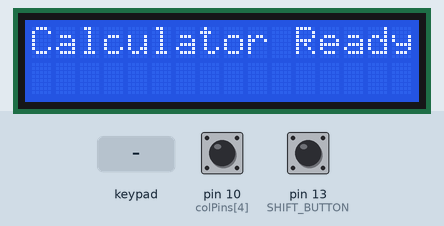
Bench run of a sketch on a simulated Arduino Uno, built with avr-gcc and run on an emulated ATmega328P. Shown: 16×2 character LCD. Wiring (inferred from the names in the program): 4×4 keypad with keys 1 2 3 A 4 5 6 B 7 8 9 C * 0 # D (labels assumed): rows pin 2, pin 3, pin 4, pin 5; columns pin 6, pin 7, pin 8, pin 9. The inputs (shaded band) are chosen by the test bench; at power-on: pin 13 (SHIFT_BUTTON) HIGH, pin 10 (colPins[4]) HIGH.

Above: at 1.2 s.
1.3 s: keypad keys 2 3 4 5 A pressed 0.4 s apart
At 4.4 s:
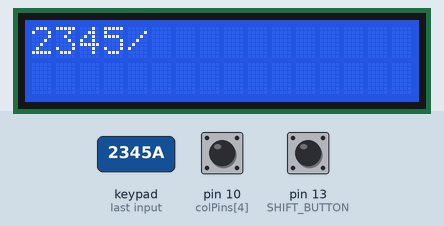
4.8 s: pin 13 (SHIFT_BUTTON) pulled LOW for 0.15 s
At 4.87 s:
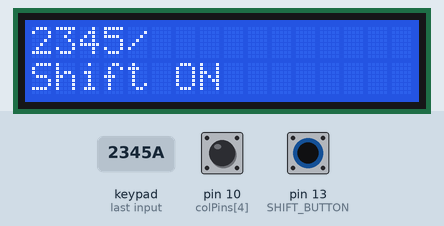
6.4 s: key 'A' pressed
At 7.8 s:
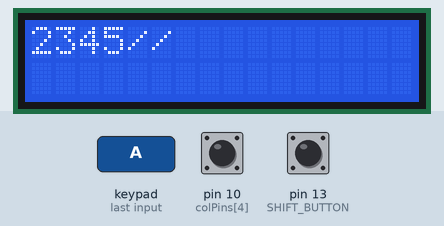
8.1 s: key 'B' pressed
At 9.2 s:
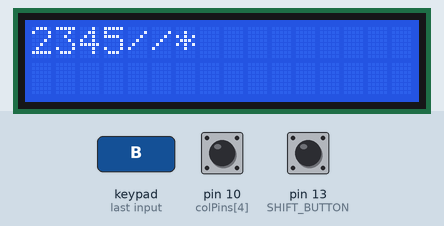
9.8 s: keypad keys 2 3 4 5 # pressed 0.4 s apart
At 12.5 s:
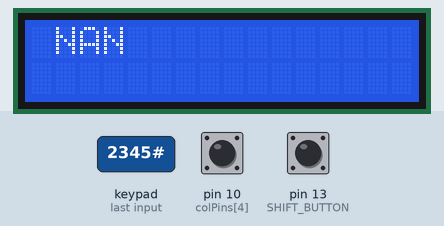
13.3 s: pin 13 (SHIFT_BUTTON) pulled LOW for 1 s
At 14.1 s:
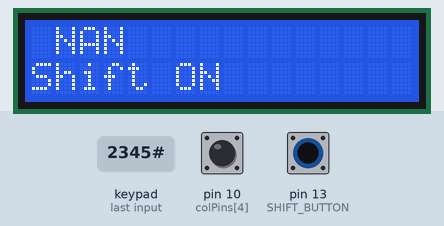
Timing chart, 0 to 16.3 s (numbered marks = the images above; inputs shaded):
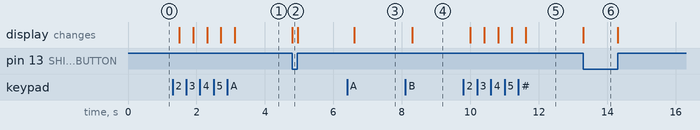

The sketch:

WorkingCalculatorBOdmas.ino
```cpp
#include <LiquidCrystal.h>
#include <math.h>

// LCD setup (RS, E, D4, D5, D6, D7)
LiquidCrystal lcd(A0, A1, A2, A3, A4, A5);

// Button matrix setup
#define ROWS 4
#define COLS 5
#define SHIFT_BUTTON 13  // Shift button

// Row and Column Pins
int rowPins[ROWS] = {2, 3, 4, 5};
int colPins[COLS] = {6, 7, 8, 9, 10};

// Normal and Shift Key Mappings
char normalKeys[ROWS][COLS] = {
    {'1', '2', '3', '/', 'C'},
    {'4', '5', '6', '*', 'D'},
    {'7', '8', '9', '-', '('},
    {'.', '0', '=', '+', ')'}
};

char shiftKeys[ROWS][COLS] = {
    {'s', 'c', 't', '^', 'R'},
    {'(', ')', 'π', '!', 'E'},
    {'%', 'l', 'L', 'e', 'D'},
    {'A', 'B', 'C', 'D', 'M'}
};

// Input buffer
String input = "";

// Stack Implementation
#define MAX_STACK 20
double valueStack[MAX_STACK];
char operatorStack[MAX_STACK];
int valueTop = -1, operatorTop = -1;

// Stack functions
void pushValue(double val) { if (valueTop < MAX_STACK - 1) valueStack[++valueTop] = val; }
double popValue() { return (valueTop >= 0) ? valueStack[valueTop--] : 0; }

void pushOperator(char op) { if (operatorTop < MAX_STACK - 1) operatorStack[++operatorTop] = op; }
char popOperator() { return (operatorTop >= 0) ? operatorStack[operatorTop--] : '\0'; }

// Function to apply an operation
double applyOperator(double a, double b, char op) {
    switch (op) {
        case '+': return a + b;
        case '-': return a - b;
        case '*': return a * b;
        case '/': return (b != 0) ? (a / b) : NAN;
        case '^': return pow(a, b);
        default: return 0;
    }
}

// Function to return precedence of an operator
int precedence(char op) {
    if (op == '+' || op == '-') return 1;
    if (op == '*' || op == '/') return 2;
    if (op == '^') return 3;
    return 0;
}

// Function to evaluate expression
double evaluateExpression(String expr) {
    expr.replace("π", "3.141592653589793");
    expr.replace("e", "2.718281828459045");

    valueTop = -1;
    operatorTop = -1;

    int i = 0;
    while (i < expr.length()) {
        if (isdigit(expr[i]) || expr[i] == '.') {
            String numStr = "";
            while (i < expr.length() && (isdigit(expr[i]) || expr[i] == '.')) {
                numStr += expr[i++];
            }
            pushValue(numStr.toFloat());
            i--;
        } else if (expr[i] == '(') {
            pushOperator(expr[i]);
        } else if (expr[i] == ')') {
            while (operatorTop >= 0 && operatorStack[operatorTop] != '(') {
                double b = popValue();
                double a = popValue();
                char op = popOperator();
                pushValue(applyOperator(a, b, op));
            }
            popOperator();  // Remove '('
        } else {  // Operator found
            while (operatorTop >= 0 && precedence(operatorStack[operatorTop]) >= precedence(expr[i])) {
                double b = popValue();
                double a = popValue();
                char op = popOperator();
                pushValue(applyOperator(a, b, op));
            }
            pushOperator(expr[i]);
        }
        i++;
    }

    while (operatorTop >= 0) {
        double b = popValue();
        double a = popValue();
        char op = popOperator();
        pushValue(applyOperator(a, b, op));
    }

    return popValue();
}

// Function to handle key press
void handleKeyPress(char key) {
    lcd.setCursor(0, 0);

    if (key == 'C') {
        input = "";
        lcd.clear();
    }
    else if (key == 'D') {
        if (input.length() > 0) {
            input.remove(input.length() - 1);
        }
    }
    else if (key == '=') {
        double result = evaluateExpression(input);
        lcd.clear();
        lcd.setCursor(0, 0);
        lcd.print(input);
        lcd.setCursor(0, 1);
        lcd.print("= " + String(result));
        input = String(result);
    }
    else {
        // ✅ Replace 's' with "sin(" and 'c' with "cos(" etc.
        if (key == 's') input += "sin(";
        else if (key == 'c') input += "cos(";
        else if (key == 't') input += "tan(";
        else if (key == 'l') input += "log(";
        else if (key == 'L') input += "ln(";
        else if (key == '!') input += "!"; // Factorial
        else input += key;  // Default case (normal characters)
    }

    lcd.clear();
    lcd.setCursor(0, 0);
    lcd.print(input);
}


void setup() {
    lcd.begin(16, 2);
    lcd.print("Calculator Ready");

    for (int i = 0; i < ROWS; i++) {
        pinMode(rowPins[i], OUTPUT);
        digitalWrite(rowPins[i], LOW);
    }
    for (int i = 0; i < COLS; i++) {
        pinMode(colPins[i], INPUT_PULLUP);
    }

    pinMode(SHIFT_BUTTON, INPUT_PULLUP);
}

void loop() {
    bool shiftPressed = (digitalRead(SHIFT_BUTTON) == LOW);

    // Display shift status
    lcd.setCursor(0, 1);
    lcd.print(shiftPressed ? "Shift ON " : "         ");

    for (int i = 0; i < ROWS; i++) {
        digitalWrite(rowPins[i], LOW);  // Activate row

        for (int j = 0; j < COLS; j++) {
            if (!digitalRead(colPins[j])) {
                delay(200);  // Debounce delay

                // Select keymap based on shift mode
                char key = shiftPressed ? shiftKeys[i][j] : normalKeys[i][j];

                handleKeyPress(key);

                while (!digitalRead(colPins[j]));  // Wait for release
                delay(200);
            }
        }

        digitalWrite(rowPins[i], HIGH);  // Deactivate row
    }
}
```

Measured:
- after the input at 1.3 s, the display: first changes after 0.20 s (image 1 shows a later state)
- after the input at 4.8 s, the display: changes at once (image 2)
- after the input at 6.4 s, the display: changes after 0.20 s (image 3)
- after the input at 8.1 s, the display: changes after 0.20 s (image 4)
- after the input at 9.8 s, the display: first changes after 0.20 s (image 5 shows a later state)
- after the input at 13.3 s, the display: changes at once (image 6)
